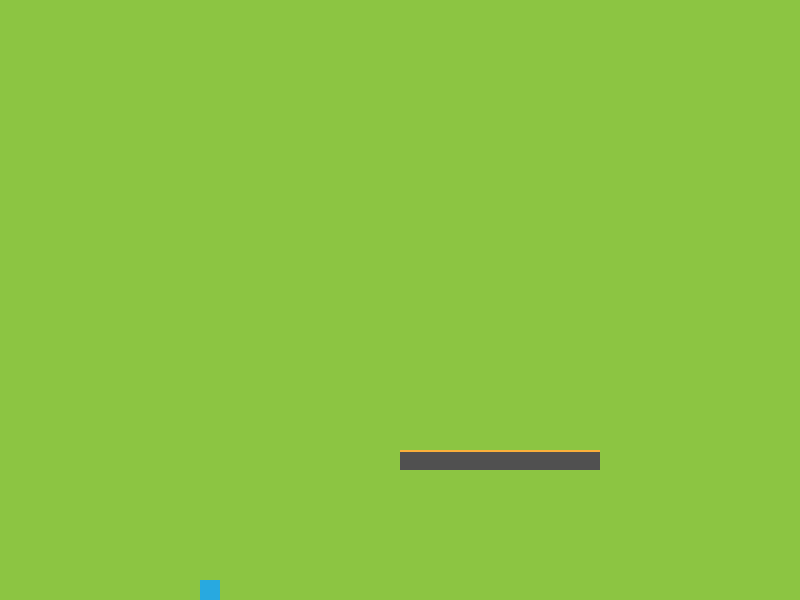
Frame 1 (no input)
Frame 60 (no input): identical to frame 1, image omitted
Frame 120 (the mouse pressed at the canvas centre since frame 60): identical to frame 1, image omitted

The p5.js sketch that drew this single still picture (run headless with seeded random() and noise() and a simulated clock; from frame 60 on, the mouse is pressed at the canvas centre):

// p5.js sketch
// ── sketch.js
// PLATFORMER LIBRARY

// Declare Global Variables
let player1;

let GREY = 80;
let RED = "#bb2a27";
let GREEN = "#8cc542";
let BLUE = "#28a9e0";
let ORANGE = "#faaf3b";
let BROWN = "#aa6c39";

// SETUP FUNCTION - Runs once at beginning of program
function setup() {
    createCanvas(800, 600);
	
	// Initialize Global Variables
	initPlayer1();
}

// DRAW FUNCTION - Loops @ 60FPS by default
function draw() {
	// LOGIC
	player1.move();
	
	// DRAW
    background(GREEN);
	player1.show();
	
	// Test Platform Library
	platform(400, 450, 200, 20, GREY, ORANGE);
	
}

// EVENT FUNCTIONS
function keyPressed() {
	player1.jump();
}

// ── platform.js
function platform(x, y, w, h, col, topCol) {
	noStroke();
	// Main Platform
	fill(col);
	rect(x, y, w, h);
	// Platform Top
	fill(topCol);
	rect(x, y, w, 2);
}

// ── player1.js
// Player 1 Functions
function initPlayer1() {
	player1 = {
		x: 200,
		y: 580,
		w: 20,
		h: 20,
		xSpeed: 5,
		ySpeed: 0,
		a: 1,
		col: BLUE , 
		// methods (behaviours)
		move: function(){
				// Move Horizontally on Key is Down
				if (keyIsDown(LEFT_ARROW)) {
					this.x += -this.xSpeed;
				} else if (keyIsDown(RIGHT_ARROW)) {
					this.x += this.xSpeed;
				}
				
				// Move Vertically - Gravity
				this.y += this.ySpeed; // Move Vertically
				this.ySpeed += this.a; // Apply Gravity
				if (this.y + this.h > height) {
					// Land on Ground
					this.y = height - this.h;
				}
		},
		show: function() {
			// Draw Player
			noStroke();
			fill(this.col);
			rect(this.x, this.y, this.w, this.h);
		}, 

		jump: function(){
			// Jump on UP_ARROW
			if (keyCode == UP_ARROW) {
				this.ySpeed = -20;
			}
		}
	};
}
